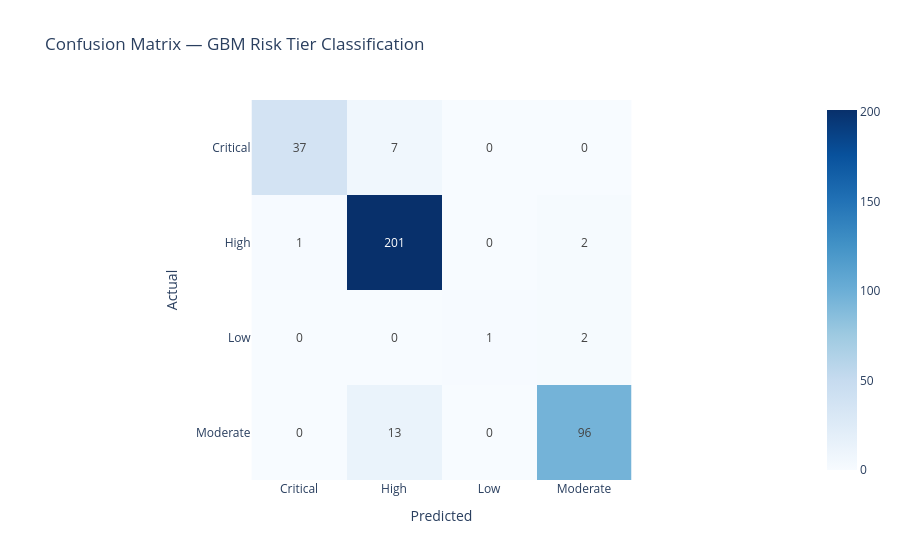

Notebook cell for this chart:
### Markdown cell above
## Why 93% Accuracy Is Not Overfitting

Three design decisions prevent overfitting:

1. **Stratified train/test split** — the model never sees test tracts during training.
   93% on held-out data rules out memorization.

2. **5-fold cross-validation** — consistent scores across all folds (low std) confirm
   stable generalization. High variance across folds would indicate overfitting.

3. **Structured feature space** — the features are Census ratios with well-understood
   relationships. The model is learning real economic patterns, not noise.

The **Low tier F1 weakness** (only 3 test tracts) is expected and inconsequential —
16 Low tracts across 2,012 rows cannot be reliably evaluated on a 20% test split.

### Code cell
# Confusion matrix
cm = confusion_matrix(y_te, clf.predict(X_te))
fig = px.imshow(
    cm, text_auto=True,
    x=le.classes_, y=le.classes_,
    color_continuous_scale="Blues",
    title="Confusion Matrix — GBM Risk Tier Classification",
    labels={"x":"Predicted","y":"Actual"}
)
fig.update_layout(plot_bgcolor="white", paper_bgcolor="white")
fig.show()

### Figure 1 — Plotly figure (JSON) as saved in the notebook; plotly's stock layout.template omitted (floating-point values rounded to 4 significant figures)
{"data": [{"coloraxis": "coloraxis", "hovertemplate": "Predicted: %{x}<br>Actual: %{y}<br>color: %{z}<extra></extra>", "name": "0", "texttemplate": "%{z}", "type": "heatmap", "x": ["Critical", "High", "Low", "Moderate"], "xaxis": "x", "y": ["Critical", "High", "Low", "Moderate"], "yaxis": "y", "z": [[37, 7, 0, 0], [1, 201, 0, 2], [0, 0, 1, 2], [0, 13, 0, 96]]}], "layout": {"coloraxis": {"colorscale": [[0.0, "rgb(247,251,255)"], [0.125, "rgb(222,235,247)"], [0.25, "rgb(198,219,239)"], [0.375, "rgb(158,202,225)"], [0.5, "rgb(107,174,214)"], [0.625, "rgb(66,146,198)"], [0.75, "rgb(33,113,181)"], [0.875, "rgb(8,81,156)"], [1.0, "rgb(8,48,107)"]]}, "paper_bgcolor": "white", "plot_bgcolor": "white", "title": {"text": "Confusion Matrix — GBM Risk Tier Classification"}, "xaxis": {"anchor": "y", "constrain": "domain", "domain": [0.0, 1.0], "scaleanchor": "y", "title": {"text": "Predicted"}}, "yaxis": {"anchor": "x", "autorange": "reversed", "constrain": "domain", "domain": [0.0, 1.0], "title": {"text": "Actual"}}}}
